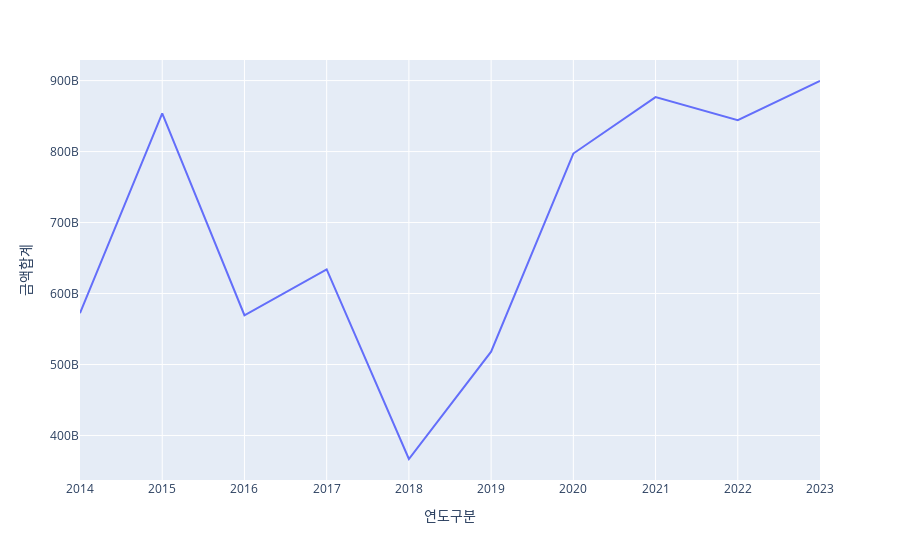

Notebook code for this chart:
### Markdown cell above
- 연도별 매각금액 추이

### Code cell
import matplotlib.pyplot as plt
import matplotlib

plt.rc('font', family='Malgun Gothic') #윈도우에서 한글 사용할 수 있게 해줌
matplotlib.rcParams['axes.unicode_minus'] = False #마이너스 기호 오류 해결하기 (유니코드의 -기호를 사용하지 않겠다.)
years_maegak_land_data = maegak_land_data.copy()
years_grouped = years_maegak_land_data.groupby('연도구분')
years_grouped_sum = years_grouped['대장금액(원)'].agg(['sum'])
years_grouped_sum = years_grouped_sum.rename(columns={'sum':'금액합계'})
print(years_grouped_sum)
import seaborn as sns
fig2 = px.line(years_grouped_sum,x=years_grouped_sum.index,y='금액합계')
#fig2 = px.box(years_grouped_sum,x=years_grouped_sum.index,y=years_grouped_sum['sum'])
fig2.show()


sns.boxplot(maegak_land_data,x='연도구분',y='대장금액(원)')
sns.stripplot(maegak_land_data,x='연도구분',y='대장금액(원)')

### Figure 1 — Plotly figure (JSON) as saved in the notebook; plotly's stock layout.template omitted (floating-point values rounded to 4 significant figures)
{"data": [{"hovertemplate": "연도구분=%{x}<br>금액합계=%{y}<extra></extra>", "legendgroup": "", "line": {"color": "#636efa", "dash": "solid"}, "marker": {"symbol": "circle"}, "mode": "lines", "name": "", "orientation": "v", "showlegend": false, "type": "scatter", "x": [2014, 2015, 2016, 2017, 2018, 2019, 2020, 2021, 2022, 2023], "xaxis": "x", "y": [572278010750, 853814820630, 569395066078, 634070723300, 366830186839, 518050454426, 797249353487, 876799619786, 844311996474, 899469836614], "yaxis": "y"}], "layout": {"legend": {"tracegroupgap": 0}, "margin": {"t": 60}, "xaxis": {"anchor": "y", "domain": [0, 1], "title": {"text": "연도구분"}}, "yaxis": {"anchor": "x", "domain": [0, 1], "title": {"text": "금액합계"}}}}
